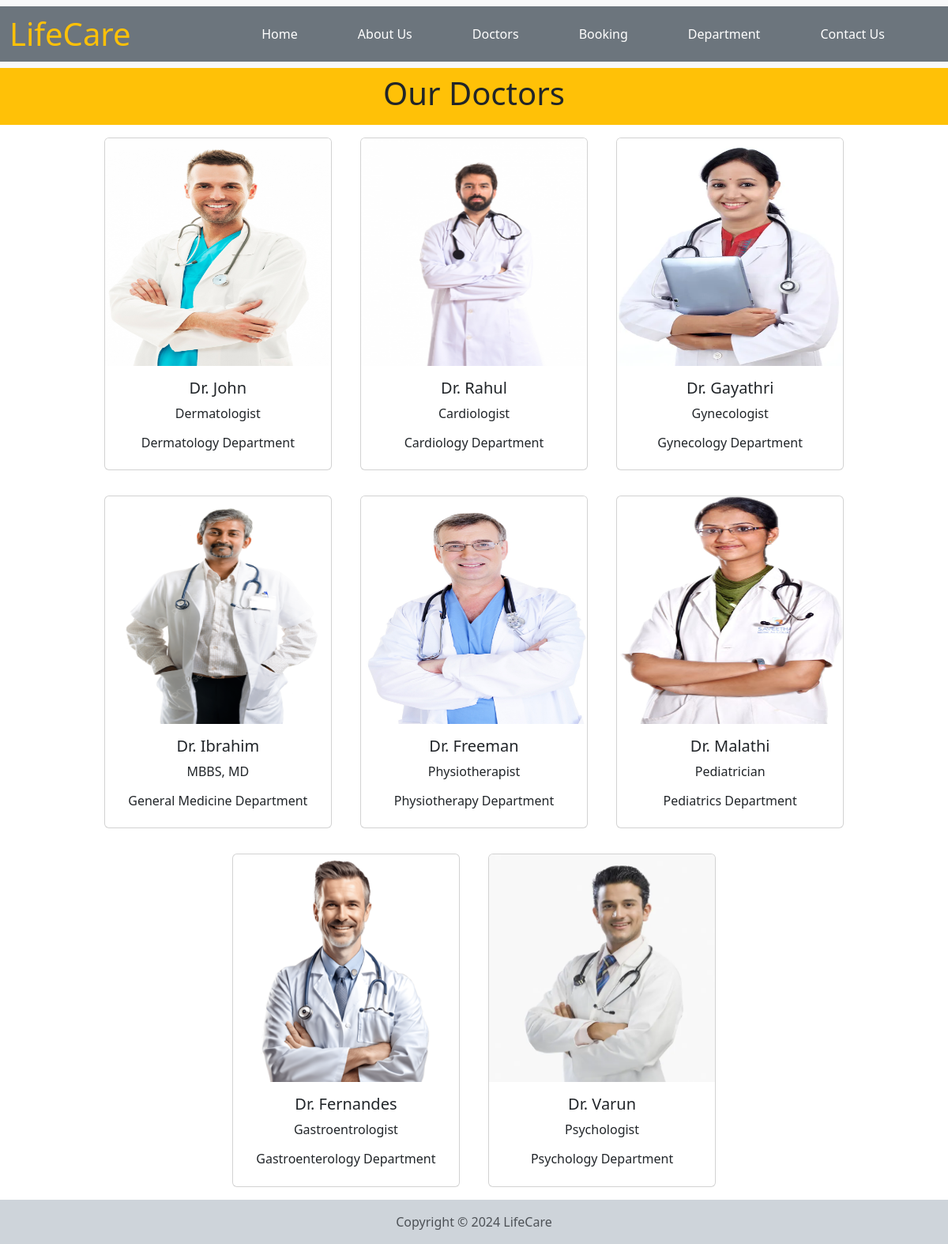
The app's page /doctors/ with its own data.
### home/models.py (models this page shows, shortened)
class Doctors(models.Model):
    doc_name = models.CharField(max_length = 255)
    doc_spec = models.CharField(max_length = 255)
    dep_name = models.ForeignKey(Departments, on_delete = models.CASCADE)
    doc_image = models.ImageField(upload_to='doctors')

class Departments(models.Model):
    dep_name = models.CharField(max_length = 100)
    dep_description = models.TextField()
    def __str__(self):
        return self.dep_name

### home/views.py (the view)
# urls.py: path('doctors/', views.doctors, name='doctors'),
def doctors(request):
    dict_doc = {
        'doctor' : Doctors.objects.all()
    }
    return render(request, 'doctors.html', dict_doc)

### templates/doctors.html (shortened to what this page needs)
{% extends "base.html" %}
{% block content %}
<div class="container-fluid  mx-auto bg-warning py-2">
    <h1 class="text-center">Our Doctors</h1>
</div>
<div class="container text-center">
    {% for d in doctor %}
    <div class="card mx-3 my-3 text-center" style="width: 18rem; display: inline-block;">
        <img src="{{d.doc_image.url}}" class="card-img-top" style="height: 18rem; object-fit: fill;" alt="...">
        <div class="card-body">
          <h5 class="card-title">{{d.doc_name}}</h5>
          <p class="card-text">{{d.doc_spec}}</p>
          <h6 class="card-title">{{d.dep_name}} Department</h6>
        </div>
      </div>
    {% endfor %}
</div>
{% endblock content %}

### templates/base.html (shortened to what this page needs)
{% load static %}
<!DOCTYPE html>
<html lang="en">
<head>
    <link href="https://cdn.jsdelivr.net/npm/bootstrap@5.3.2/dist/css/bootstrap.min.css" rel="stylesheet">
    <link rel="stylesheet" href="https://cdnjs.cloudflare.com/ajax/libs/font-awesome/4.7.0/css/font-awesome.min.css">
    <link rel="stylesheet" href="{% static "/css/style.css" %}">
</head>
<body>
    <nav class="navbar navbar-expand-lg bg-body-tertiary">
        <div class="container-fluid bg-secondary">
          <a class="navbar-brand fs-1 text-warning" style="width: 20%;" href="{% url 'home'%}">LifeCare</a>
          <div class="collapse navbar-collapse justify-content-center" id="navbarNavAltMarkup">
            <div class="navbar-nav w-100 justify-content-evenly">
              <a class="nav-link text-white" href="{% url 'home'%}">Home</a>
              <a class="nav-link text-white" href="{% url 'about'%}">About Us</a>
              <a class="nav-link text-white" href="{% url 'doctors'%}">Doctors</a>
              <a class="nav-link text-white" href="{% url 'booking'%}">Booking</a>
              <a class="nav-link text-white" href="{% url 'department'%}">Department</a>
              <a class="nav-link text-white" href="{% url 'contact'%}">Contact Us</a>
            </div>
          </div>
        </div>
    </nav>
    {% block content %}{% endblock  %}
    <footer class="footer  py-3 bg-dark-subtle">
        <div class="container text-center">
            <span class="text-muted">Copyright &copy; 2024 LifeCare</span>
        </div>
    </footer>
</body>
</html>

### records on screen
Doctors: doc_image (picture), doc_name "Dr. John", doc_spec "Dermatologist", dep_name "Dermatology"
Doctors: doc_image (picture), doc_name "Dr. Rahul", doc_spec "Cardiologist", dep_name "Cardiology"
Doctors: doc_image (picture), doc_name "Dr. Gayathri", doc_spec "Gynecologist", dep_name "Gynecology"
Doctors: doc_image (picture), doc_name "Dr. Ibrahim", doc_spec "MBBS, MD", dep_name "General Medicine"
Doctors: doc_image (picture), doc_name "Dr. Freeman", doc_spec "Physiotherapist", dep_name "Physiotherapy"
Doctors: doc_image (picture), doc_name "Dr. Malathi", doc_spec "Pediatrician", dep_name "Pediatrics"
Doctors: doc_image (picture), doc_name "Dr. Fernandes", doc_spec "Gastroentrologist", dep_name "Gastroenterology"
Doctors: doc_image (picture), doc_name "Dr. Varun", doc_spec "Psychologist", dep_name "Psychology"
